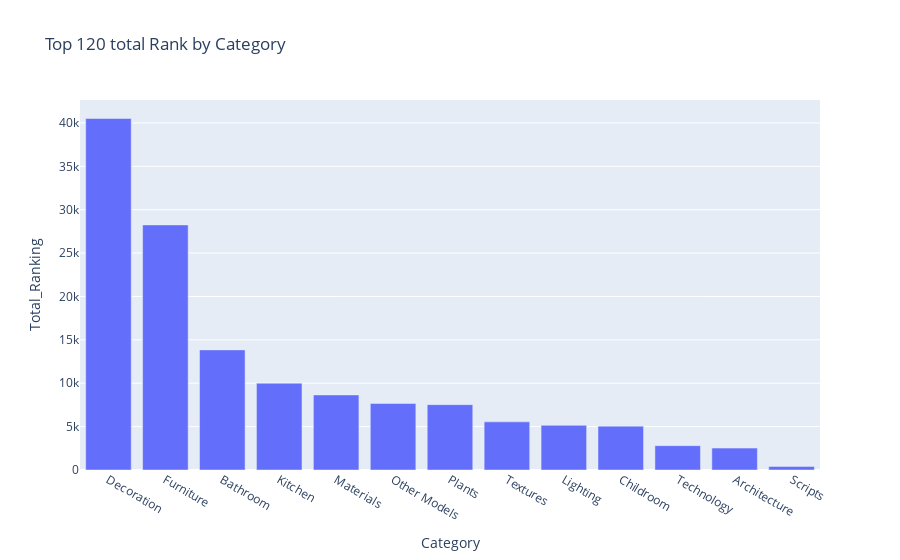

Notebook code for this chart:
### Code cell
data_cat_gr = data.groupby(by='Category', as_index=False)['Ranking'].sum()
data_cat_gr.columns = ['Category', 'Total_Ranking']
data_cat_gr.sort_values(by='Total_Ranking', ascending=False, inplace=True)

fig2 = px.bar(data_cat_gr, x='Category', y='Total_Ranking', title='Top 120 total Rank by Category')
fig2.show()

### Figure 1 — Plotly figure (JSON) as saved in the notebook; plotly's stock layout.template omitted (floating-point values rounded to 4 significant figures)
{"data": [{"alignmentgroup": "True", "hovertemplate": "Category=%{x}<br>Total_Ranking=%{y}<extra></extra>", "legendgroup": "", "marker": {"color": "#636efa", "pattern": {"shape": ""}}, "name": "", "offsetgroup": "", "orientation": "v", "showlegend": false, "textposition": "auto", "type": "bar", "x": ["Decoration", "Furniture", "Bathroom", "Kitchen", "Materials", "Other Models", "Plants", "Textures", "Lighting", "Childroom", "Technology", "Architecture", "Scripts"], "xaxis": "x", "y": [40509, 28245, 13842, 10002, 8650, 7672, 7531, 5548, 5146, 5055, 2805, 2526, 409], "yaxis": "y"}], "layout": {"barmode": "relative", "legend": {"tracegroupgap": 0}, "title": {"text": "Top 120 total Rank by Category"}, "xaxis": {"anchor": "y", "domain": [0, 1], "title": {"text": "Category"}}, "yaxis": {"anchor": "x", "domain": [0, 1], "title": {"text": "Total_Ranking"}}}}
